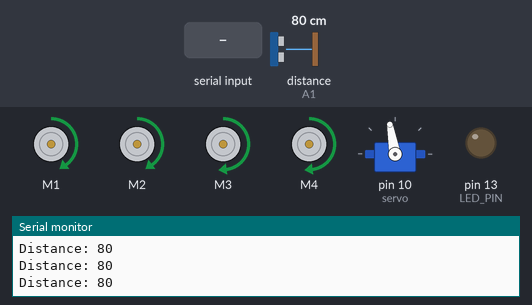
The sketch below on a simulated Arduino Uno, built with avr-gcc and run on an emulated ATmega328P. Parts: 4 × DC motor (green arrow = forward, orange = backward, longer = faster), servo, output pins drawn as LEDs (lit = HIGH), the last lines printed to the serial monitor. Wiring (inferred from the names in the program): ultrasonic range finder: trigger A0; echo A1. The inputs (shaded band) are chosen by the test bench; at power-on: distance to the obstacle (sensor on A1) 80 cm. The echo pulse lasts 58.3 µs per cm; EEPROM starts erased; pins used as bus, display or sensor lines are not drawn.

Above: at 2.2 s.
2.3 s: distance to the obstacle (sensor on A1) set to 31 cm
3.8 s: distance to the obstacle (sensor on A1) set to 24 cm
At 9.5 s:
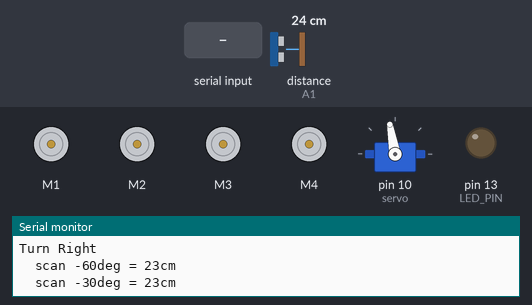
9.8 s: distance to the obstacle (sensor on A1) set to 28 cm
12.8 s: distance to the obstacle (sensor on A1) set to 31 cm
At 12.96 s:
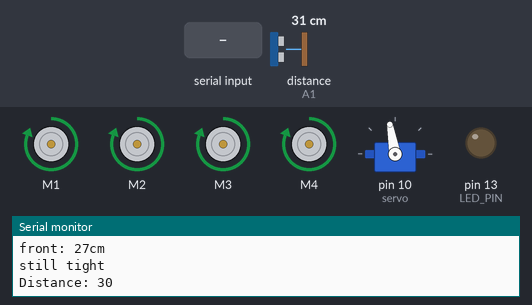
14.5 s: "90,45\n" received over Serial
At 14.8 s:
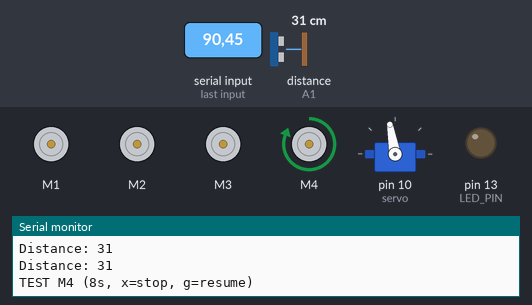
16.0 s: "30,150\n" received over Serial
At 16.9 s:
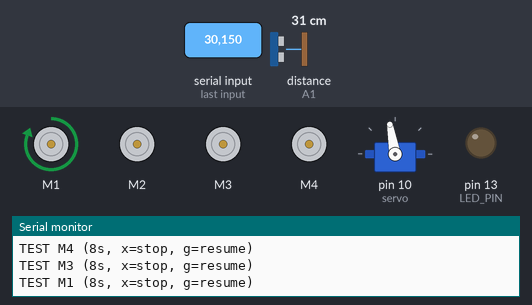
Timing chart, 0 to 25.5 s (numbered marks = the images above; inputs shaded):
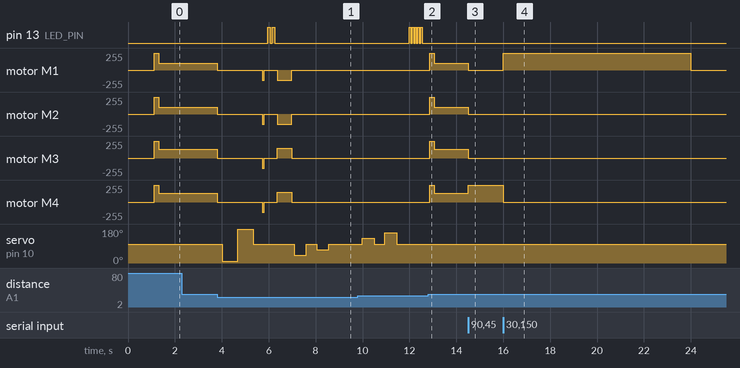

Measured:
- the behaviour switches between 28 and 27 cm on distance to the obstacle (sensor on A1) (found by bisection; images 0 and 1)
- the behaviour switches between 30 and 31 cm on distance to the obstacle (sensor on A1) (found by bisection; images 1 and 2)
- after the input at 3.8 s, pin 13 (LED_PIN): alternates HIGH for 0.10 s and LOW for 0.10 s, 4 changes in all, then stays LOW, starting after 2.2 s; motor M1: goes stopped 1.9 s, backward 150/255 0.08 s, stopped 0.55 s, backward 150/255 0.62 s, then stopped, starting at once
- after the input at 12.8 s, motor M1, motor M2: stopped → forward 255/255 after 0.06 s, → forward 100/255 0.20 s later; motor M3, motor M4: stopped → forward 255/255 after 0.06 s, → forward 130/255 0.20 s later; servo on pin 10 (servo): stays 100° (without the input it goes to 10° after 0.26 s)
- after the input at 14.5 s, motor M1, motor M2: forward 100/255 → stopped at once; motor M3: forward 130/255 → stopped at once; motor M4: forward 130/255 → forward 255/255 at once
- after the input at 16.0 s, motor M1: stopped → forward 255/255 at once, → stopped 8.0 s later; motor M4: forward 255/255 → stopped after 0.00 s instead of 6.5 s

The sketch:

v5_sweep_aim_led_eeprom.ino
```cpp
#include <Servo.h>
#include <AFMotor.h>
#include <EEPROM.h>

#define Trigpin A0
#define Echopin A1
#define LED_PIN 13          // 板载 LED, 用来在没串口时报告状态

Servo servo;
AF_DCMotor motor1(1);   // 实测: 左前
AF_DCMotor motor2(2);   // 实测: 左后
AF_DCMotor motor3(3);   // 实测: 右后
AF_DCMotor motor4(4);   // 实测: 右前

// ---------------- 参数 ----------------
const int baseSpeed = 100;         // 直行速度
const int kickSpeed = 255;         // 起步助推速度
const int kickMs    = 200;         // 起步助推时长 (太长会窜车, 实测 200 合适)

// ===== 直行配平 (解决越走越偏) =====
// 没有编码器/陀螺仪就无法测出真实航向, 只能靠两侧配平把"偏航速率"压到最小。
// 车往右偏 = 左侧比右侧快 -> 给 trimLeft 负值 (左侧降速)
// 车往左偏 = 右侧比左侧快 -> 给 trimLeft 正值 (左侧提速)
// 先每次 ±5 试, 找到"基本不偏"的值再以 ±2 精调。
// 实测: 车往右偏, 按实车判断右轮偏弱, 所以给 trimRight 正值 (右轮提速)。
// 实测: 1.5 米向右偏 0.25 米, 航向偏约 9.5 度 (每米 6.3 度)。
// 18 压不住, 加到 30。还偏就继续加, 开始往左偏就退回到临界点的一半。
const int trimLeft  = 0;
const int trimRight = 30;

// 转弯: 整个转弯过程用同一个速度, 不再中途变速,
// 这样"转多久 -> 转多少度"才是线性的。
// 标定实测: 350ms @ 速度150 转了约 52 度; 按比例放大到 650ms 约 90 度。
// 目标 85 度: 650 * 85/90 = 614, 取 615。
// 注意: 这个值只负责"转到大概 90 度", 差几度没关系, 后面瞄准会修掉。
const int turnSpeed  = 150;
const int msPer90Deg = 615;

const int stopDistanceCm = 28;     // 前方多少 cm 开始避障 (实测 20 太贴, 28 更稳)

// ===== 直角螺旋赛道专用转向参数 =====
// 赛道是正方形螺旋, 每个转角都是 90 度, 不存在"半个直角"。
//
// 关键认识: 不能再拿"转了多少度"当判据。
// 螺旋通道约 2 倍车宽, 角度再准, 也没法保证车头老老实实对正通道;
// 而且哪怕只差 1 度, 车角也可能刚好卡在墙上。
// 所以转弯改成两段: 先按时间粗转 90 度, 再用左右测距"瞄准"修正。
//
// 为什么要瞄准: 通道两侧墙就是天然参照物。
// 车头对正时, 左 45 度 和 右 45 度的读数接近; 偏了则一边明显更近。
// 这个差值比时间标定可靠, 而且能自动吃掉直行累积的偏航。

// 转弯前先倒一点, 拉开与墙的距离 (约 2.5cm)
// 没有后向传感器, 倒得越少越安全; 75ms 够脱开障碍物就行。
const int backupMs = 75;

// ---- 瞄准 ----
// 扇扫的角度点 (相对车头), 从最左到最右
const int scanAngles[] = { -60, -30, 0, 30, 60 };
const int scanCount    = 5;

const int aimDeadbandDeg = 15;  // 最远方向偏离车头多少度以内就算对正了
const int aimDeadbandCm  = 8;   // 最远方向只比正前方远这么点, 也算对正
const int aimStepDeg     = 12;  // 每次微调角度
const int maxAims        = 3;   // 最多微调几次

// ---- 判定 ----
const int clearCm = 30;         // 前方 >= 这么远就算这条通道能走

const int servoMoveMs  = 450;   // 舵机转到位并稳定下来
const int turnBalanceCm = 25;   // 交替修正阈值 (逻辑已注释停用)
const int servoTrimDeg   = 10;  // 舵机中位修正 (实测 +10 才正)

// ---------------- 状态 ----------------
bool isMoving = false;             // 用于判断是否要起步助推
int  testNum = 0;                  // 单轮点动编号, 0 = 不在测试
unsigned long testUntil = 0;
bool holdStop = false;             // 测试/急停后保持停车, 直到串口发 g
bool lastWentLeft = false;         // 上次往哪边转, 用于交替避障

// ---------------- 基础动作 ----------------
// 直行: 侧速度 = 基础值 + 该侧配平, 左右独立, 用来抵消偏航。
void Speed(int s)
{
  int l = s + trimLeft;    // M1 左前, M2 左后
  int r = s + trimRight;   // M3 右后, M4 右前
  if (l < 0) l = 0; if (l > 255) l = 255;
  if (r < 0) r = 0; if (r > 255) r = 255;

  motor1.setSpeed(l);
  motor2.setSpeed(l);
  motor3.setSpeed(r);
  motor4.setSpeed(r);
}

// 转弯: 不加直行配平, 否则左右转幅度会不对称。
void TurnSpeed(int s)
{
  if (s < 0) s = 0;
  if (s > 255) s = 255;
  motor1.setSpeed(s);
  motor2.setSpeed(s);
  motor3.setSpeed(s);
  motor4.setSpeed(s);
}

void Stop()
{
  motor1.run(RELEASE);
  motor2.run(RELEASE);
  motor3.run(RELEASE);
  motor4.run(RELEASE);
  isMoving = false;
}

void Forward()
{
  motor1.run(FORWARD);
  motor2.run(FORWARD);
  motor3.run(FORWARD);
  motor4.run(FORWARD);
}

void TurnLeft()      // 左侧前进, 右侧后退
{
  motor1.run(FORWARD);
  motor2.run(FORWARD);
  motor3.run(BACKWARD);
  motor4.run(BACKWARD);
  TurnSpeed(turnSpeed);
}

void TurnRight()     // 左侧后退, 右侧前进
{
  motor1.run(BACKWARD);
  motor2.run(BACKWARD);
  motor3.run(FORWARD);
  motor4.run(FORWARD);
  TurnSpeed(turnSpeed);
}

void ServoWrite(int deg)
{
  int v = deg + servoTrimDeg;
  if (v < 0) v = 0;
  if (v > 180) v = 180;
  servo.write(v);
}

// ---------------- 倒车 / 微调 ----------------
// 倒车: 脱离障碍物用。退一点再转, 转弯半径更小, 也更不容易蹭墙。
void Backward()
{
  motor1.run(BACKWARD);
  motor2.run(BACKWARD);
  motor3.run(BACKWARD);
  motor4.run(BACKWARD);
  TurnSpeed(turnSpeed);
}

// 按角度转: 角度 -> 时间, 统一换算
void turnByDeg(bool left, int deg)
{
  int ms = (int)((long)msPer90Deg * deg / 90);
  if (left) TurnLeft();
  else      TurnRight();
  delay(ms);
  Stop();
  delay(120);
}

// ---------------- 板载反馈 ----------------
// 没无线串口时, 靠 D13 灯看它做了什么:
//   1 短闪   = 往左转      2 短闪 = 往右转
//   之后 N 闪 = 瞄准修正了 N 次
//   最后 1 长闪 = 前方通,  快速 5 闪 = 前方还是窄
void blinkN(int n, int onMs, int offMs)
{
  for (int i = 0; i < n; i++) {
    digitalWrite(LED_PIN, HIGH); delay(onMs);
    digitalWrite(LED_PIN, LOW);  delay(offMs);
  }
}

// ---------------- EEPROM 记录 ----------------
// UNO 有 1KB EEPROM, 存最近 127 次避障的读数, 跑完插 USB 读出来。
// 记录格式 (8 字节): A5 | 左 | 右 | 前方 | 方向 | 修正次数 | 左修 | 右修
#define REC_ADDR 8
#define REC_SIZE 8
#define REC_MAX  ((1024 - REC_ADDR) / REC_SIZE)

void logEvent(int l, int r, int f, bool wentLeft, int steps, int al, int ar)
{
  uint16_t n;
  EEPROM.get(0, n);
  if (n == 0xFFFF) n = 0;

  int a = REC_ADDR + (int)(n % REC_MAX) * REC_SIZE;
  EEPROM.update(a + 0, 0xA5);
  EEPROM.update(a + 1, (uint8_t)constrain(l, 0, 254));
  EEPROM.update(a + 2, (uint8_t)constrain(r, 0, 254));
  EEPROM.update(a + 3, (uint8_t)constrain(f, 0, 254));
  EEPROM.update(a + 4, wentLeft ? 1 : 2);
  EEPROM.update(a + 5, (uint8_t)steps);
  EEPROM.update(a + 6, (uint8_t)constrain(al, 0, 254));
  EEPROM.update(a + 7, (uint8_t)constrain(ar, 0, 254));

  n++;
  EEPROM.put(0, n);
}

void dumpLog()
{
  uint16_t n;
  EEPROM.get(0, n);
  if (n == 0xFFFF) n = 0;

  int cnt = (n < REC_MAX) ? (int)n : REC_MAX;
  Serial.print("LOG count="); Serial.print(n);
  Serial.print(" slots="); Serial.println(cnt);
  Serial.println("L R front dir fixes aimL aimR");

  for (int i = 0; i < cnt; i++) {
    int a = REC_ADDR + i * REC_SIZE;
    if (EEPROM.read(a) != 0xA5) continue;
    for (int k = 1; k < REC_SIZE; k++) {
      Serial.print((int)EEPROM.read(a + k));
      Serial.print(' ');
    }
    Serial.println();
  }
  Serial.println("LOG end");
}

// ---------------- 测距 ----------------
long HC_SR04()
{
  // 两次触发间隔 >=60ms, 放在触发之前 (放中间会错过回波)
  delay(60);
  digitalWrite(Trigpin, LOW);
  delayMicroseconds(5);
  digitalWrite(Trigpin, HIGH);
  delayMicroseconds(10);
  digitalWrite(Trigpin, LOW);
  long duration = pulseIn(Echopin, HIGH);
  return (duration / 2) / 29.1;
}

// 转到相对车头 deg 度 (负=左, 正=右) 测一次, 测完自动回中
int lookAtRel(int rel)
{
  ServoWrite(90 + rel);
  delay(servoMoveMs);
  int d = HC_SR04();
  ServoWrite(90);
  delay(servoMoveMs);
  return d;
}

// 前方测距: HC-SR04 偶尔读 0 (没接到回波), 重复几次取第一个非 0
int measureFront()
{
  for (int i = 0; i < 3; i++) {
    int d = HC_SR04();
    if (d > 0) return d;
  }
  return 0;
}

// 扇扫: 左到右每个点测一次, 返回最远方向的相对角度, 距离写进 *bestDist。
// 只认"最远"这一个信息, 不预设通道在左还是在右。
// 等距时偏向 0 度 (车头方向), 避免贴着两个墙读数一样时来回跳。
int sweepBest(int *bestDist)
{
  int best = 0;
  int bestD = 0;          // 0 = 还没有有效读数
  int centerD = 0;

  for (int i = 0; i < scanCount; i++) {
    int rel = scanAngles[i];
    int d = lookAtRel(rel);

    Serial.print("  scan "); Serial.print(rel);
    Serial.print("deg = "); Serial.print(d); Serial.println("cm");

    if (rel == 0) centerD = d;

    // 0 表示没回波 (超量程或吸音面), 不能当"最远"用
    if (d <= 0) continue;

    if (d > bestD) {
      bestD = d;
      best = rel;
    }
  }

  if (bestD == 0) {       // 整轮都没读数, 当作对正, 别再乱转
    *bestDist = 0;
    return 0;
  }

  // 最远方向就是正前方, 或者两侧比中间远不了几厘米 (说明在通道里),
  // 都算对正, 不再去动它。
  if (bestD - centerD <= aimDeadbandCm && best != 0) {
    best = 0;
    bestD = centerD;
  }

  *bestDist = bestD;
  return best;
}

// ---------------- 避障 ----------------
void checkDirection()
{
  Serial.println("scan...");

  ServoWrite(0);                 // 看左边
  delay(600);
  int distanceLeft = HC_SR04();

  ServoWrite(180);               // 看右边
  delay(600);
  int distanceRight = HC_SR04();

  ServoWrite(90);                // 回中
  delay(400);

  Serial.print("Left: ");  Serial.print(distanceLeft);
  Serial.print("cm, Right: "); Serial.println(distanceRight);

  bool goLeft = (distanceLeft > distanceRight);

  // 交替转向修正: 已停用。保留代码方便以后打开。
  // 逻辑: 左右差距小于 turnBalanceCm 时强制和上次反向, 抵消固定偏航趋势。
  // 问题: 阈值较小时效果不明显, 阈值较大时可能撞窄的一侧。
  // if (abs(distanceLeft - distanceRight) < turnBalanceCm) {
  //   goLeft = !lastWentLeft;
  //   Serial.println("balanced -> alternate");
  // }
  lastWentLeft = goLeft;

  // ---- 第一步: 先倒一点, 拉开与墙的距离 ----
  // 原地转向时车身四个角扫过的半径最大, 贴墙太近容易蹭。
  // 没有后向传感器, 只能靠"退得很少"(约 5cm) 保证安全。
  Serial.println("back up");
  Backward();
  delay(backupMs);
  Stop();
  delay(150);

  // ---- 第二步: 粗转 90 度 ----
  Serial.print("Turn ");
  Serial.println(goLeft ? "Left" : "Right");
  blinkN(goLeft ? 1 : 2, 100, 100);

  turnByDeg(goLeft, 90);

  // ---- 第三步: 瞄准 ----
  // 粗转只是"大概转过去了", 可能转多也可能转少。
  // 判据不再是"补多少度", 而是"哪边最远":
  //   车头前方 -60/-30/0/+30/+60 各测一次, 最远的那个方向就是通道走向。
  //   转角偏左了 -> 通道在车的右边 -> 往右修, 反之亦然。
  // 转多了和转少了用同一套逻辑自然纠正, 不需要预先知道 90 度准不准。
  int fixes = 0;
  int aimBest = 0;          // 最后一次最远方向 (度, 相对车头)
  int aimBestDist = 0;
  int aimsLeft = 0;         // 往左修了几次
  int aimsRight = 0;        // 往右修了几次

  for (int i = 0; i < maxAims; i++) {
    aimBest = sweepBest(&aimBestDist);

    Serial.print("aim best="); Serial.print(aimBest);
    Serial.print("deg dist="); Serial.println(aimBestDist);

    if (abs(aimBest) <= aimDeadbandDeg) {
      Serial.println("aimed");
      break;
    }

    // 通道在左边就往左修, 在右边就往右修
    bool fixLeft = (aimBest < 0);
    Serial.print("aim fix "); Serial.println(fixLeft ? "L" : "R");

    turnByDeg(fixLeft, aimStepDeg);
    if (fixLeft) aimsLeft++; else aimsRight++;
    fixes++;
  }

  // 修正次数用灯码报出来, 跑的时候能看出它有没有来回抖
  blinkN(fixes % 5, 80, 80);

  // ---- 第四步: 验收, 并记录 ----
  int front = measureFront();
  Serial.print("front: "); Serial.print(front); Serial.println("cm");

  logEvent(distanceLeft, distanceRight, front, goLeft, fixes, aimsLeft, aimsRight);

  if (front >= clearCm) {
    Serial.println("path clear");
    blinkN(1, 400, 0);          // 长亮一下: 通
  } else {
    Serial.println("still tight");
    blinkN(5, 60, 60);          // 快闪 5 下: 还是窄
  }

  delay(200);
  digitalWrite(LED_PIN, LOW);
}

// ---------------- 单轮点动测试 ----------------
void startTest(int n)
{
  Stop();
  testNum = n;
  testUntil = millis() + 8000;
  holdStop = true;
  Serial.print("TEST M"); Serial.print(n);
  Serial.println(" (8s, x=stop, g=resume)");

  Speed(0);
  if (n == 1) { motor1.setSpeed(255); motor1.run(FORWARD); }
  if (n == 2) { motor2.setSpeed(255); motor2.run(FORWARD); }
  if (n == 3) { motor3.setSpeed(255); motor3.run(FORWARD); }
  if (n == 4) { motor4.setSpeed(255); motor4.run(FORWARD); }
}

// ---------------- 主流程 ----------------
void setup()
{
  Serial.begin(9600);
  Speed(0);
  pinMode(Trigpin, OUTPUT);
  pinMode(Echopin, INPUT);
  pinMode(LED_PIN, OUTPUT);
  digitalWrite(LED_PIN, LOW);
  servo.attach(10);
  ServoWrite(90);
  delay(1000);
  Serial.print("car ready  base="); Serial.print(baseSpeed);
  Serial.print(" L="); Serial.print(baseSpeed + trimLeft);
  Serial.print(" R="); Serial.print(baseSpeed + trimRight);
  Serial.print(" msPer90="); Serial.print(msPer90Deg);
  Serial.print(" servo="); Serial.println(servoTrimDeg);
  Serial.println("cmd: 1-4 test / x stop / g go / d dump log / c clear log");
}

void loop()
{
  // 串口: 1-4 单轮点动 / x 停 / g 继续
  while (Serial.available()) {
    char c = Serial.read();
    if (c >= '1' && c <= '4') {
      startTest(c - '0');
    } else if (c == 'x') {
      testNum = 0;
      Stop();
      holdStop = true;
      Serial.println("STOP");
    } else if (c == 'g') {
      testNum = 0;
      holdStop = false;
      isMoving = false;
      Serial.println("GO");
    } else if (c == 'd') {
      // 跑完插 USB 发 d, 把 EEPROM 里的运行记录打出来
      testNum = 0;
      Stop();
      holdStop = true;
      dumpLog();
    } else if (c == 'c') {
      // 清空记录, 下一轮从 0 开始
      for (int i = 0; i < 1024; i++) EEPROM.update(i, 0xFF);
      Serial.println("log cleared");
    }
  }

  if (testNum) {
    if ((long)(millis() - testUntil) >= 0) {
      testNum = 0;
      Stop();
      Serial.println("TEST done (halted, send g to resume)");
    }
    return;
  }

  if (holdStop) return;

  long distance = measureFront();
  Serial.print("Distance: ");
  Serial.println(distance);

  if (distance < stopDistanceCm && distance != 0) {
    Serial.println("Obstacle!");
    Stop();
    delay(200);
    checkDirection();
  } else {
    Forward();
    if (!isMoving) {          // 从静止起步, 四轮一起冲一下
      Speed(kickSpeed);
      delay(kickMs);
      isMoving = true;
    }
    Speed(baseSpeed);
  }
}
```
